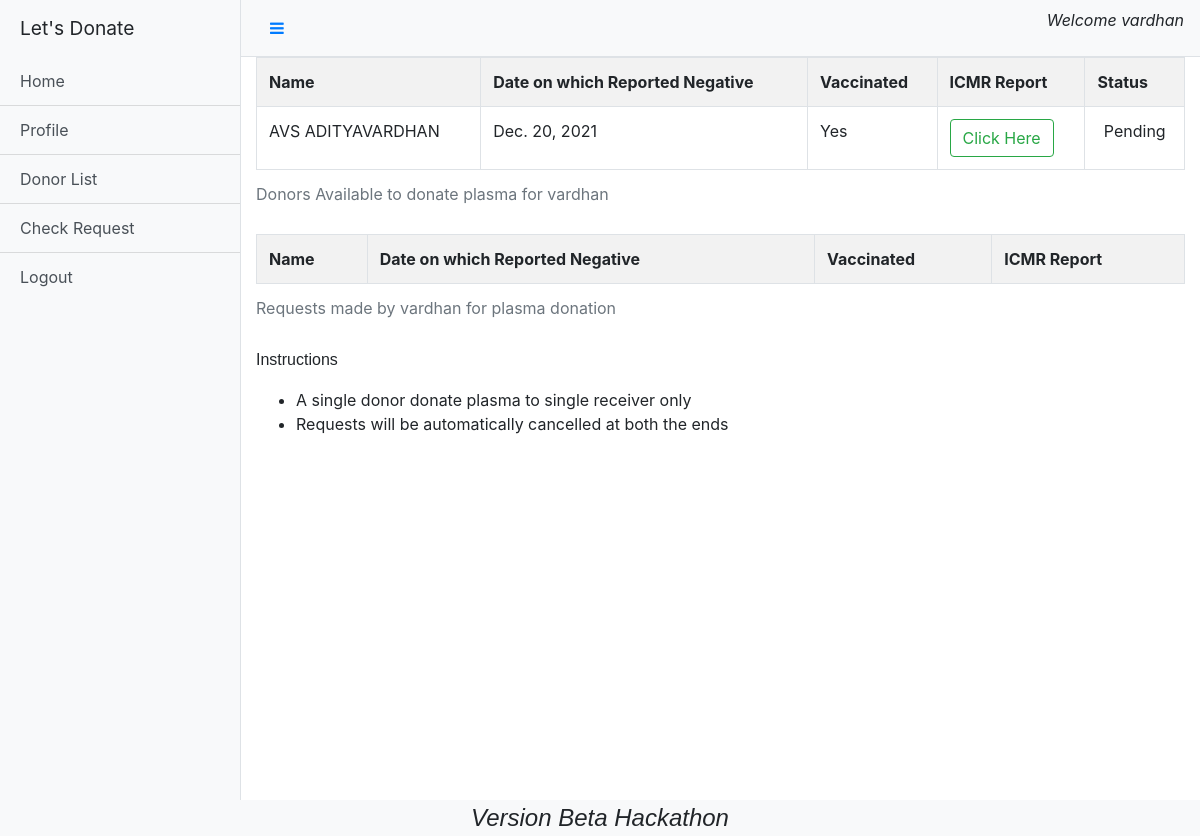
/displayContact (signed in), run on an earlier commit of the app's database.
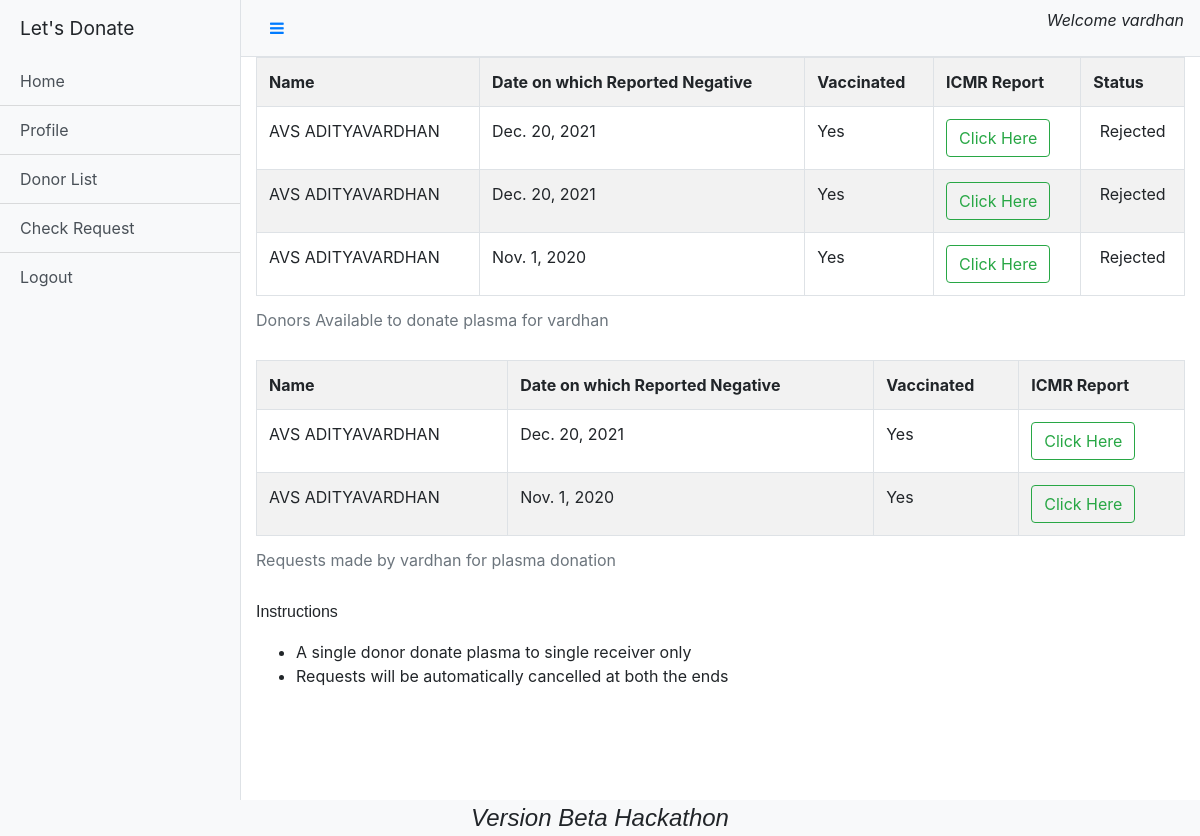
And on a later commit of the database.
### base/models.py (models this page shows)
class PlasmaContact(models.Model):
    requested_by = models.ForeignKey(Profile,on_delete=models.CASCADE, related_name="requested_by")
    requested_to = models.ForeignKey(Profile,on_delete=models.CASCADE, related_name="requested_to")
    status = models.CharField(max_length=10,choices=(('Accepted','Accepted'),('Pending','Pending'),('Rejected','Rejected')),default="Pending")

class Profile(models.Model):
    person = models.ForeignKey(User,on_delete=models.CASCADE)
    blood_group = models.CharField(max_length=5,choices=(('O+','O+'),('O-','O-'),('A+','A+'),('A-','A-'),('B+','B+'),('B-','B-'),('AB+','AB+'),('AB-','AB-')))
    positive_date = models.DateField()
    negative_date = models.DateField(blank=True,null=True)
    vaccinated = models.CharField(max_length=5,blank=True,null=True,choices=(("Yes","Yes"),("No","No")))
    current_health_status=models.CharField(max_length=10,blank=True,null=True,choices=(("Normal","Normal"),("Average","Average"),("Critical","Critical")))
    no_of_times_tested = models.IntegerField(default=1)
    reports = models.FileField(upload_to='docs/')
    hospital_name = models.CharField(max_length=200)

class User(AbstractUser):
    phone = models.BigIntegerField(null=True,blank=True)
    choices = (('Donor','Donor'),('Receiver','Receiver'))
    user_type = models.CharField(choices=choices,max_length=8,null=True,blank=True)
    verification_status = models.BooleanField(default=False)
    place = models.CharField(max_length=50,blank=True,null=True)

### base/views.py (the view)
# urls.py: path('displayContact',views.displayContact,name="displayContact"),
def displayContact(request):
    requests_obtained = PlasmaContact.objects.filter(requested_to__person=request.user)
    requests_made = PlasmaContact.objects.filter(requested_by__person=request.user)
    return render(request,'displayContact.html',{'requests_obtained':requests_obtained,'requests_made':requests_made})

### templates/displayContact.html
{%extends "dashboard.html"%}
{%block content%}
{%if request.user.user_type == "Donor"%}
<table class="table table-striped table-bordered table-hover">
    <caption>Details of Receivers requested {{request.user.username}} for plasma donation</caption>
    <tr>
        <th>Name</th>
        <th>Current Health Status</th>
        <th>No of Times Tested</th>
        <th>ICMR Report</th>
        <th colspan="2" style="text-align: center;">Status</th>
    </tr>
    {%for item in requests_obtained%}
    <tr>
        <td>{{item.requested_by.person.first_name}}</td>
        <td>{{item.requested_by.current_health_status}}</td>
        <td>{{item.requested_by.no_of_times_tested}}</td>
        <td><a href="{{item.requested_by.reports.url}}" target="_blank" class="btn btn-outline-success">Click Here</a></td>
        {%if item.requested_by.status == "Pending" %}
        <td><a href="/statusUpdate/{{item.id}}/Accepted" class="btn btn-primary">Accept</a></td>
        <td><a href="/statusUpdate/{{item.id}}/Rejected" class="btn btn-danger">Reject</a></td>
        {%else%}
        <td colspan="2" style="text-align: center;">{{item.status}}</td>
        {%endif%}
    </tr>
    {%endfor%}
</table>
<table class="table table-striped table-bordered table-hover">
    <caption>Requests made by {{request.user.username}} to donate plasma</caption>
    <tr>
        <th>Name</th>
        <th>Current Health Status</th>
        <th>No of Times Tested</th>
        <th>ICMR Report</th>
    </tr>
    {%for item in requests_made%}
    <tr>
        <td>{{item.requested_to.person.first_name}}</td>
        <td>{{item.requested_to.current_health_status}}</td>
        <td>{{item.requested_to.no_of_times_tested}}</td>
        <td><a href="{{item.requested_to.reports.url}}" target="_blank" class="btn btn-outline-success">Click Here</a></td>
    </tr>
    {%endfor%}
</table>
{%else%}
<table class="table table-striped table-bordered table-hover">
    <caption>Donors Available to donate plasma for {{request.user.username}}</caption>
    <tr>
        <th>Name</th>
        <th>Date on which Reported Negative</th>
        <th>Vaccinated</th>
        <th>ICMR Report</th>
        <th colspan="2">Status</th>
    </tr>
    {%for item in requests_obtained%}
    <tr>
        <td>{{item.requested_by.person.first_name}}</td>
        <td>{{item.requested_by.negative_date}}</td>
        <td>{{item.requested_by.vaccinated}}</td>
        <td><a href="{{item.requested_by.reports.url}}" target="_blank" class="btn btn-outline-success">Click Here</a></td>
        {%if item.requested_by.status == "Pending" %}
        <td><a href="/statusUpdate/{{item.id}}/Accepted" class="btn btn-primary">Accept</a></td>
        <td><a href="/statusUpdate/{{item.id}}/Rejected" class="btn btn-danger">Reject</a></td>
        {%else%}
        <td colspan="2" style="text-align: center;">{{item.status}}</td>
        {%endif%}
    </tr>
    {%endfor%}
</table>
<table class="table table-striped table-bordered table-hover">
    <caption>Requests made by {{request.user.username}} for plasma donation</caption>
    <tr>
        <th>Name</th>
        <th>Date on which Reported Negative</th>
        <th>Vaccinated</th>
        <th>ICMR Report</th>
    </tr>
    {%for item in requests_made%}
    <tr>
        <td>{{item.requested_to.person.first_name}}</td>
        <td>{{item.requested_to.negative_date}}</td>
        <td>{{item.requested_to.vaccinated}}</td>
        <td><a href="{{item.requested_to.reports.url}}" target="_blank" class="btn btn-outline-success">Click Here</a></td>
    </tr>
    {%endfor%}
</table>
<p class="text">Instructions</p>
<ul>
    <li>A single donor donate plasma to single receiver only</li>
    <li>Requests will be automatically cancelled at both the ends</li>
</ul>
{%endif%}
{%endblock%}

What changed in the data, as far as the page shows it:
changed PlasmaContact (number 1 of 5 on the later page): status "Pending" → "Rejected"
added PlasmaContact: requested_by.person.first_name "AVS ADITYAVARDHAN", requested_by.negative_date "Dec. 20, 2021", requested_by.vaccinated "Yes", status "Rejected", shown under "Donors Available to donate plasma for vardhan"
added PlasmaContact: requested_by.person.first_name "AVS ADITYAVARDHAN", requested_by.negative_date "Nov. 1, 2020", requested_by.vaccinated "Yes", status "Rejected", shown under "Donors Available to donate plasma for vardhan"
added PlasmaContact: requested_to.person.first_name "AVS ADITYAVARDHAN", requested_to.negative_date "Dec. 20, 2021", requested_to.vaccinated "Yes", shown under "Requests made by vardhan for plasma donation"
added PlasmaContact: requested_to.person.first_name "AVS ADITYAVARDHAN", requested_to.negative_date "Nov. 1, 2020", requested_to.vaccinated "Yes", shown under "Requests made by vardhan for plasma donation"
